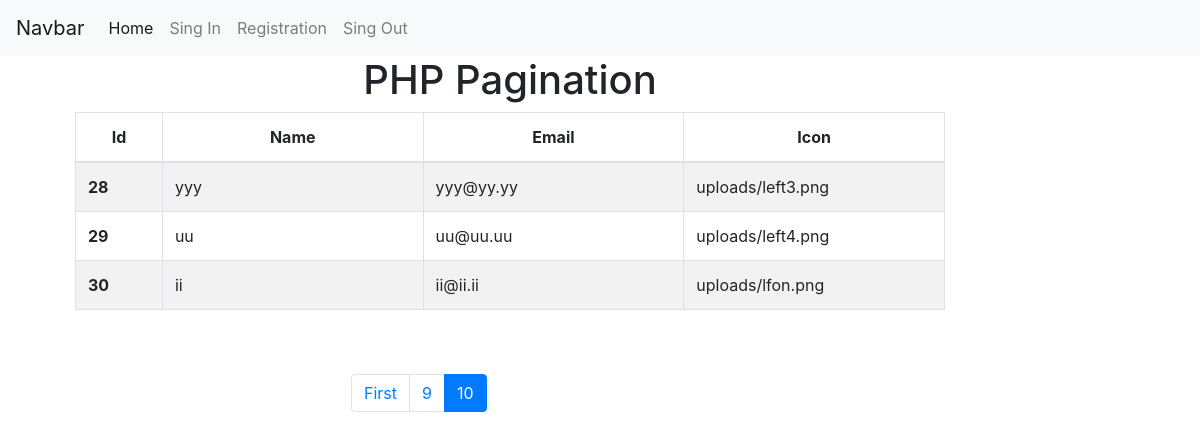
The page /?page=10 on the database its author committed.
### tables this page shows
CREATE TABLE `users` (
  `id` int(11) NOT NULL,
  `username` varchar(100) NOT NULL,
  `email` varchar(100) NOT NULL,
  `password` varchar(100) NOT NULL,
  `picture` varchar(200) DEFAULT NULL
);

### index.php (the view, shortened to what this page needs)
<?php
 include_once('connection_database.php');
$showRecordPerPage = 3;
if (isset($_GET['page']) && !empty($_GET['page'])) {
    $currentPage = $_GET['page'];
} else {
    $currentPage = 1;
}
$startFrom = ($currentPage * $showRecordPerPage) - $showRecordPerPage;
$firstPage = 1;
$previousPage = $currentPage - 1;
$empSQL = "SELECT id, username, email, picture
FROM `users` LIMIT $startFrom, $showRecordPerPage";
$empResult = mysqli_query($connect, $empSQL);
?>
<?php include_once("header.php"); ?>
<div class="container">
    <div class="col-md-10 col-md-offset-1">
        <h1 class="text-center">PHP Pagination</h1>
        <table class="table table-striped table-condensed table-bordered table-rounded">
            <thead>
                <tr class="text-center">
                    <th width="10%">Id</th>
                    <th width="30%">Name</th>
                    <th width="30%">Email</th>
                    <th width="30%">Icon</th>
                </tr>
            </thead>
            <tbody>
                <?php
                while ($emp = mysqli_fetch_assoc($empResult)) {
                    ?>
                    <tr>
                        <th scope="row"><?php echo $emp['id']; ?></th>
                        <td><?php echo $emp['username']; ?></td>
                        <td><?php echo $emp['email']; ?></td>
                        <td><?php echo $emp['picture']; ?></td>
                    </tr>
                <?php } ?>
            </tbody>
        </table>
        <div class="container" class="text-center" style="margin-left:30%">
            <br><br>
            <nav aria-label="Page navigation" class="text-center">
                <ul class="pagination">
                    <?php if ($currentPage != $firstPage) { ?>
                        <li class="page-item">
                            <a class="page-link" href="?page=<?php echo $firstPage ?>" tabindex="-1" aria-label="Previous">
                                <span aria-hidden="true">First</span>
                            </a>
                        </li>
                    <?php } ?>
                    <?php if ($currentPage >= 2) { ?>
                        <li class="page-item"><a class="page-link" href="?page=<?php echo $previousPage ?>"><?php echo $previousPage ?></a></li>
                    <?php } ?>
                    <li class="page-item active"><a class="page-link" href="?page=<?php echo $currentPage ?>"><?php echo $currentPage ?></a></li>
                </ul>
            </nav>
        </div>
    </div>
</div>
<?php include_once("footer.php") ?>

### rows shown on the page
users: id "28", username "yyy", email "yyy@yy.yy", picture "uploads/left3.png"
users: id "29", username "uu", email "uu@uu.uu", picture "uploads/left4.png"
users: id "30", username "ii", email "ii@ii.ii", picture "uploads/lfon.png"

### other values the page prints
$previousPage "9"
$currentPage "10"
